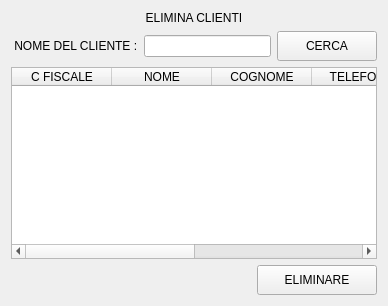
               <widget class="QWidget" name="page_elimina_cliente">
                <layout class="QVBoxLayout" name="verticalLayout_29">
                 <item>
                  <widget class="QLabel" name="label_52">
                   <property name="text">
                    <string>ELIMINA CLIENTI</string>
                   </property>
                   <property name="alignment">
                    <set>Qt::AlignCenter</set>
                   </property>
                  </widget>
                 </item>
                 <item>
                  <layout class="QHBoxLayout" name="horizontalLayout_21">
                   <item>
                    <widget class="QLabel" name="label_53">
                     <property name="text">
                      <string> NOME DEL CLIENTE :</string>
                     </property>
                    </widget>
                   </item>
                   <item>
                    <widget class="QLineEdit" name="eliminare_cerca_2"/>
                   </item>
                   <item>
                    <widget class="QPushButton" name="bt_eliminare_cerca_cliente">
                     <property name="minimumSize">
                      <size>
                       <width>100</width>
                       <height>30</height>
                      </size>
                     </property>
                     <property name="text">
                      <string>CERCA</string>
                     </property>
                    </widget>
                   </item>
                  </layout>
                 </item>
                 <item>
                  <widget class="QTableWidget" name="tabella_elimina_cliente">
                   <column>
                    <property name="text">
                     <string>C FISCALE</string>
                    </property>
                   </column>
                   <column>
                    <property name="text">
                     <string>NOME</string>
                    </property>
                   </column>
                   <column>
                    <property name="text">
                     <string>COGNOME</string>
                    </property>
                   </column>
                   <column>
                    <property name="text">
                     <string>TELEFONO</string>
                    </property>
                   </column>
                   <column>
                    <property name="text">
                     <string>D NASCITA</string>
                    </property>
                   </column>
                   <column>
                    <property name="text">
                     <string>P ACQUISTATI</string>
                    </property>
                   </column>
                  </widget>
                 </item>
                 <item>
                  <layout class="QHBoxLayout" name="horizontalLayout_22">
                   <item>
                    <widget class="QLabel" name="signal_elimina_cliente">
                     <property name="minimumSize">
                      <size>
                       <width>200</width>
                       <height>0</height>
                      </size>
                     </property>
                     <property name="text">
                      <string/>
                     </property>
                     <property name="alignment">
                      <set>Qt::AlignCenter</set>
                     </property>
                    </widget>
                   </item>
                   <item>
                    <spacer name="horizontalSpacer_17">
                     <property name="orientation">
                      <enum>Qt::Horizontal</enum>
                     </property>
                     <property name="sizeHint" stdset="0">
                      <size>
                       <width>40</width>
                       <height>20</height>
                      </size>
                     </property>
                    </spacer>
                   </item>
                   <item>
                    <widget class="QPushButton" name="bt_eli_eliminare_cliente">
                     <property name="minimumSize">
                      <size>
                       <width>120</width>
                       <height>30</height>
                      </size>
                     </property>
                     <property name="text">
                      <string>ELIMINARE</string>
                     </property>
                    </widget>
                   </item>
                  </layout>
                 </item>
                </layout>
               </widget>
